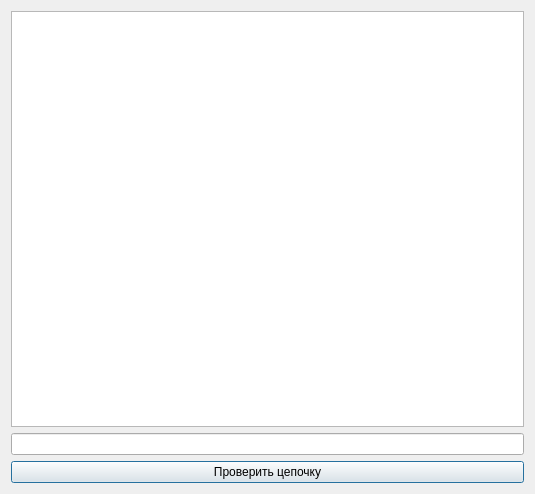
<?xml version="1.0" encoding="UTF-8"?>
<ui version="4.0">
 <class>Dialog</class>
 <widget class="QDialog" name="Dialog">
  <property name="geometry">
   <rect>
    <x>0</x>
    <y>0</y>
    <width>535</width>
    <height>494</height>
   </rect>
  </property>
  <property name="windowTitle">
   <string>Dialog</string>
  </property>
  <layout class="QVBoxLayout" name="verticalLayout">
   <item>
    <layout class="QGridLayout" name="machineGrid">
     <item row="0" column="0">
      <widget class="QTextEdit" name="textEdit">
       <property name="readOnly">
        <bool>true</bool>
       </property>
      </widget>
     </item>
    </layout>
   </item>
   <item>
    <widget class="QLineEdit" name="sequenceLine"/>
   </item>
   <item>
    <widget class="QPushButton" name="checkSequenceButton">
     <property name="text">
      <string>Проверить цепочку</string>
     </property>
    </widget>
   </item>
  </layout>
 </widget>
 <resources/>
 <connections/>
</ui>
